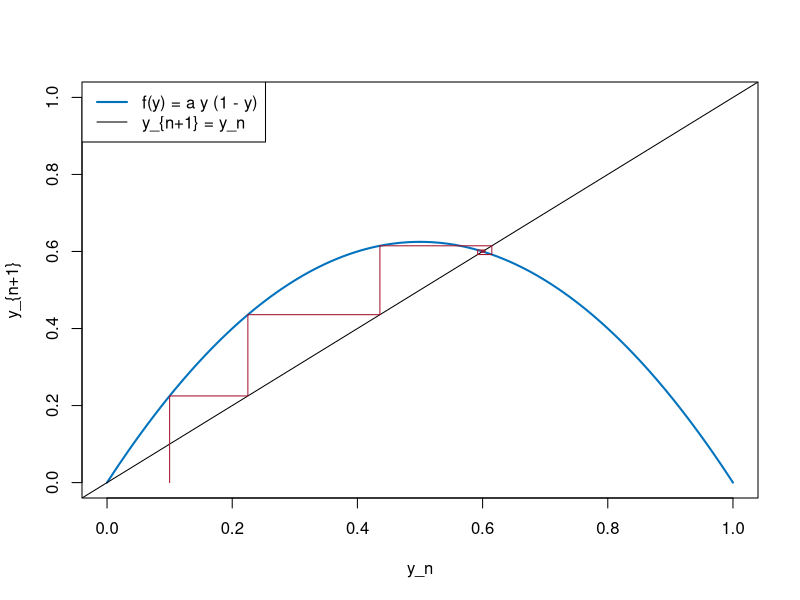

Write the R code that produced this figure.
# Abb. 1.21: Aktualisierungsfunktion und Treppendiagramm (Buch, Abschnitt 1.3, Gl. 1.30)
# f(y) = a y (1 - y) mit a = 2.5, Startwert y_0 = 0.1
# (c) 2026 Philipp Kügler · Programm zum Buch „Dynamische Systeme in den Lebenswissenschaften“ · MIT-Lizenz (siehe LICENSE)
a <- 2.5; y0 <- 0.1; N <- 12
f <- function(y) a * y * (1 - y)

y <- seq(0, 1, length.out = 200)
plot(y, f(y), type = "l", col = rgb(0, 0.447, 0.741), lwd = 2, xlim = c(0, 1), ylim = c(0, 1), xlab = "y_n", ylab = "y_{n+1}")
abline(0, 1)

# Treppe: senkrecht zum Graphen, waagrecht zur Winkelhalbierenden
yn <- y0
px <- yn; py <- 0
for (k in 1:N) {
  yneu <- f(yn)
  px <- c(px, yn, yneu); py <- c(py, yneu, yneu)
  yn <- yneu
}
lines(px, py, col = rgb(0.64, 0.08, 0.18))
cat(sprintf("y_%d = %.6f,  stationärer Zustand 1 - 1/a = %.6f\n", N, yn, 1 - 1/a))
legend("topleft", legend = c("f(y) = a y (1 - y)", "y_{n+1} = y_n"), col = c(rgb(0, 0.447, 0.741), "black"), lwd = c(2, 1))
